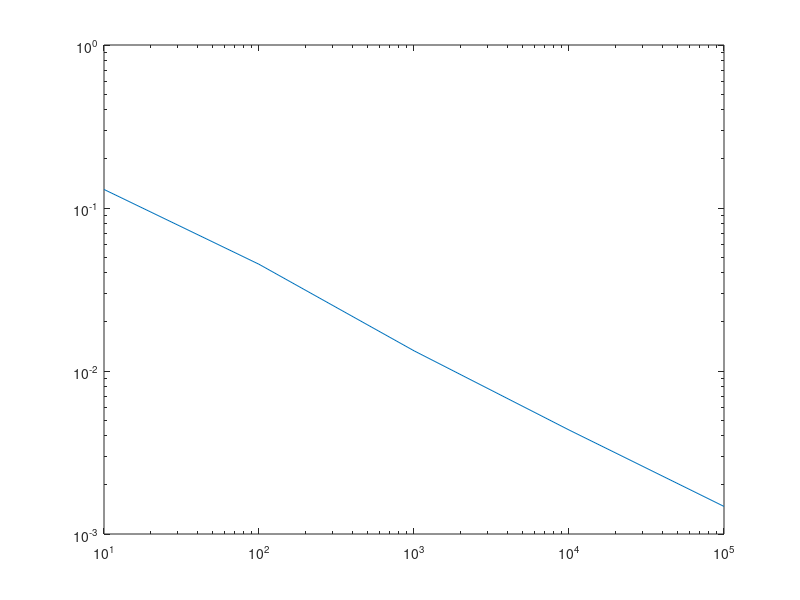

Write the MATLAB code that produced this figure.
clear all;
N = [10, 100, 1000, 10000, 100000];
M = 100;

for n=1:length(N)
	errorv(n) = 0;
	for m=1:M
		% Estimate PI with Monte-Carlo:
		x = rand(N(n),1);
		y = rand(N(n),1);
		n_in = 0;
		for i=1:N(n)
			if (x(i)^2+y(i)^2)<1
				n_in = n_in + 1;
			end
		end
		pi_estimate = 4.0 * n_in / N(n);

		
		errorv(n) = errorv(n) + abs(pi_estimate - pi) / pi;
	end
	errorv(n) = errorv(n)/M;
end
loglog(N,errorv);